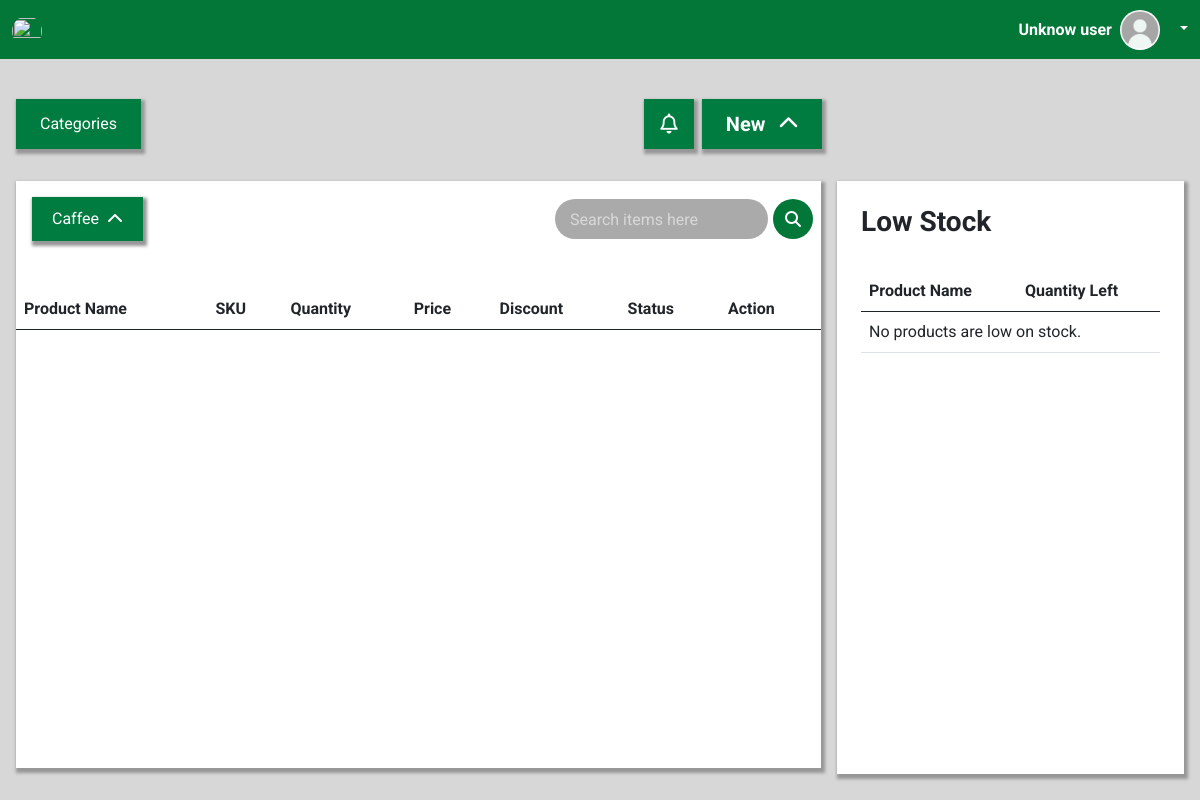
The app's page /inventory/, older data.
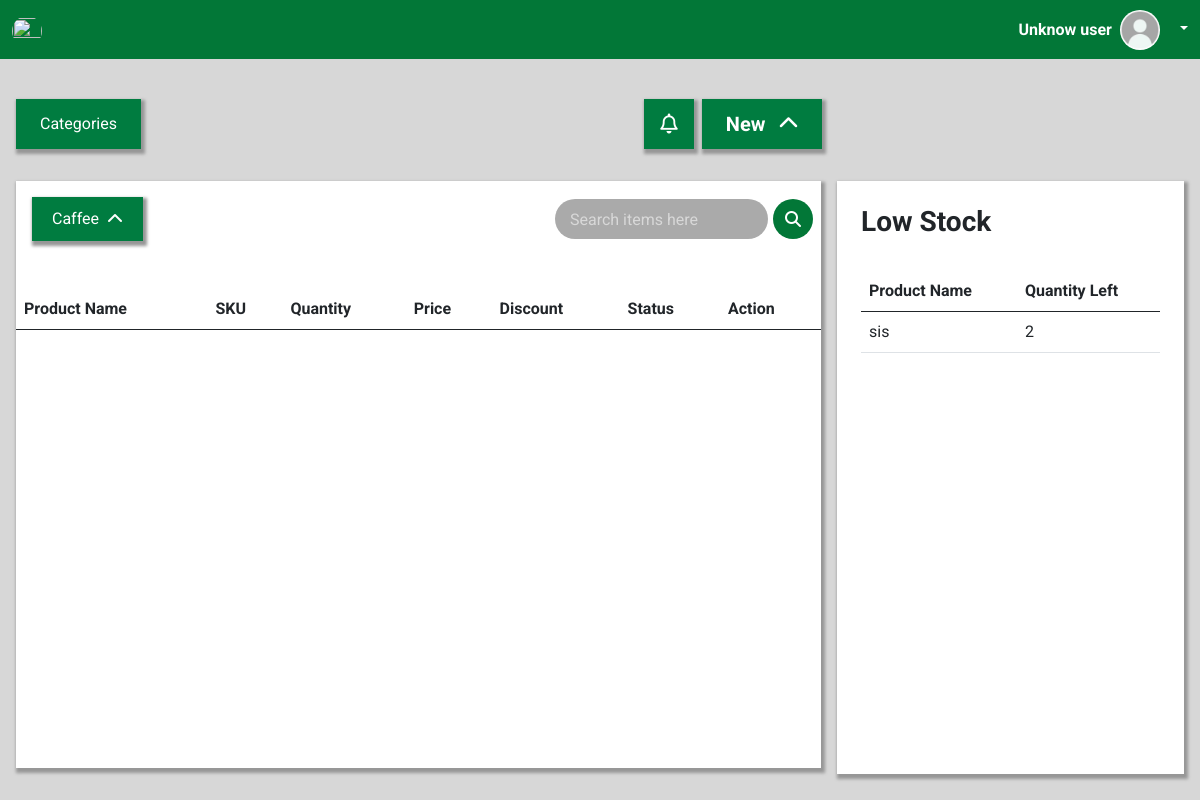
The same page, newer data.
### pos_app/models.py (models this page shows, shortened)
class Product(models.Model):
    name = models.CharField(max_length=255)
    sku = models.CharField(max_length=100, unique=True)
    category = models.ForeignKey(Category, on_delete=models.SET_NULL, null=True)
    quantity_in_stock = models.IntegerField()
    price = models.DecimalField(max_digits=10, decimal_places=2)
    image = models.ImageField(upload_to='products/', null=True, blank=True)
    status = models.CharField(max_length=50, choices=[('available', 'Available'), ('out_of_stock', 'Out of Stock')], default="available")
    discount = models.DecimalField(max_digits=10, decimal_places=2, default=0.00, null=True)
    created_at = models.DateTimeField(auto_now_add=True)

### pos_app/views.py (the view)
# urls.py: path('inventory/', views.inventory_view, name='inventory'),
def inventory_view(request):
    categories = Category.objects.all()
    for category in categories:
        print(f'Category name: {category.name}, Category ID: {category.id}')
    products = Product.objects.all()
    if not products.exists():  # Check if no products exist
        print('Product is empty.')
    else:
        for product in products:
            print(f"Product ID: {product.id}, Product Name: {product.name}, Category: {product.category}, quanity: {product.quantity_in_stock}, dicount: {product.discount} status: {product.status}")
    low_stock_quantity = Product.objects.filter(quantity_in_stock__lte = 5)
    if not low_stock_quantity.exists():
        print('No product has low quantity')
    else:
        for low_stock in low_stock_quantity:
            print(f"low stock product : {low_stock.name}")
    return render(request, 'pos_app/inventory.html', {
        'categories': categories,
        'products': products,
        'low_stock_quantity' : low_stock_quantity
        })

### pos_app/models.py (called while the page is built)
    def __str__(self):
        return self.name

### pos_app/templates/pos_app/inventory.html (shortened to what the changed rows need)
{% extends "pos_app/base.html" %}
{% block content %}
<div class="d-flex mt-0 p-0">
    <section class="product_section d-flex flex-column m-3 me-2 justify-content-between  shadow-new bg-white"  style="height: 100% !important; ">
        <div class="low_stock_table_container_listt mt-4 pt-2" style="height: 487px !important; overflow-y: auto !important">
            <table class="table table-hover position-relative"  >
                <thead>
                    <tr>
                        <th>Product Name</th>
                        <th>SKU</th>
                        <th>Quantity</th>
                        <th>Price</th>
                        <th>Discount</th>
                        <th>Status</th>
                        <th>Action</th>
                    </tr>
                </thead>
            </table>
        </div>
    </section>
    <section class="low_stock_section d-flex flex-column m-3 ms-2 p-4 shadow-new bg-white" style="height: 100% !important; ">
                <h1 class="text-start fs-3 fw-bold ">Low Stock</h1>
                <div class="low_stock_table_container mt-4 pt-2" style="height: 487px !important; overflow-y: auto !important">
                    <table class="table table-hover position-relative"  >
                        <thead>
                            <tr>
                                <th>Product Name</th>
                                <th>Quantity Left</th>
                            </tr>
                        </thead>
                        <tbody class="overflow-auto">
                            {% if low_stock_quantity %}
                                {% for low_stock in low_stock_quantity %}
                                    <tr>
                                        <td>{{low_stock.name}}</td>
                                        <td>{{low_stock.quantity_in_stock}}</td>
                                    </tr>
                                {% endfor %}
                            {%else%}
                                    <td colspan="2">No products are low on stock.</td>
                            {% endif %}
                        </tbody>
                    </table>
                </div>
    </section>
</div>
{% endblock content %}

Row changes from the older to the newer data that the page shows:
added Product: name "sis", quantity_in_stock "2"
Text that changed along with them:
text no longer shown: "No products are low on stock."
